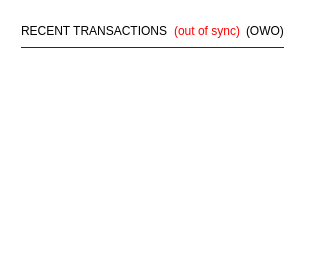
        <widget class="QFrame" name="frame_2">
         <property name="maximumSize">
          <size>
           <width>0</width>
           <height>16777215</height>
          </size>
         </property>
         <property name="styleSheet">
          <string notr="true">background-color: transparent;
</string>
         </property>
         <property name="frameShape">
          <enum>QFrame::StyledPanel</enum>
         </property>
         <property name="frameShadow">
          <enum>QFrame::Raised</enum>
         </property>
         <layout class="QVBoxLayout" name="verticalLayout">
          <property name="leftMargin">
           <number>0</number>
          </property>
          <property name="topMargin">
           <number>20</number>
          </property>
          <property name="rightMargin">
           <number>0</number>
          </property>
          <item>
           <layout class="QHBoxLayout" name="horizontalLayout_2">
            <property name="leftMargin">
             <number>20</number>
            </property>
            <property name="rightMargin">
             <number>25</number>
            </property>
            <item>
             <widget class="QLabel" name="label_4">
              <property name="font">
               <font>
                <weight>50</weight>
                <bold>false</bold>
               </font>
              </property>
              <property name="text">
               <string>RECENT TRANSACTIONS</string>
              </property>
             </widget>
            </item>
            <item>
             <widget class="QLabel" name="labelTransactionsStatus">
              <property name="cursor">
               <cursorShape>WhatsThisCursor</cursorShape>
              </property>
              <property name="toolTip">
               <string>The displayed information may be out of date. Your wallet automatically synchronizes with the OneWorld network after a connection is established, but this process has not completed yet.</string>
              </property>
              <property name="styleSheet">
               <string notr="true">QLabel { color: red; }</string>
              </property>
              <property name="text">
               <string notr="true">(out of sync)</string>
              </property>
              <property name="alignment">
               <set>Qt::AlignRight|Qt::AlignTrailing|Qt::AlignVCenter</set>
              </property>
             </widget>
            </item>
            <item>
             <spacer name="horizontalSpacer">
              <property name="orientation">
               <enum>Qt::Horizontal</enum>
              </property>
              <property name="sizeHint" stdset="0">
               <size>
                <width>40</width>
                <height>20</height>
               </size>
              </property>
             </spacer>
            </item>
            <item>
             <widget class="QLabel" name="label_2">
              <property name="text">
               <string>(OWO)</string>
              </property>
             </widget>
            </item>
           </layout>
          </item>
          <item>
           <widget class="QLabel" name="label_8">
            <property name="maximumSize">
             <size>
              <width>16777215</width>
              <height>1</height>
             </size>
            </property>
            <property name="styleSheet">
             <string notr="true">background-color: #292929;
margin-left:20px;
margin-right:25px;
</string>
            </property>
            <property name="text">
             <string/>
            </property>
           </widget>
          </item>
          <item>
           <widget class="QListView" name="listTransactions">
            <property name="styleSheet">
             <string notr="true"/>
            </property>
            <property name="frameShape">
             <enum>QFrame::NoFrame</enum>
            </property>
            <property name="verticalScrollBarPolicy">
             <enum>Qt::ScrollBarAlwaysOff</enum>
            </property>
            <property name="horizontalScrollBarPolicy">
             <enum>Qt::ScrollBarAlwaysOff</enum>
            </property>
            <property name="alternatingRowColors">
             <bool>true</bool>
            </property>
            <property name="selectionMode">
             <enum>QAbstractItemView::NoSelection</enum>
            </property>
           </widget>
          </item>
         </layout>
        </widget>
